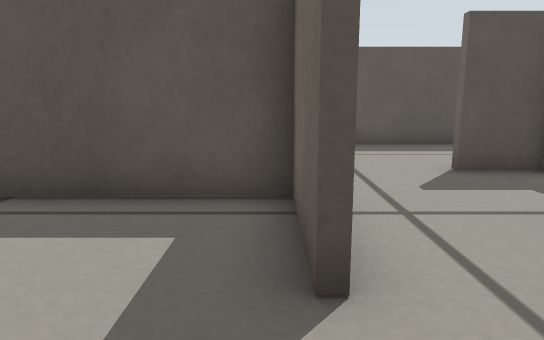
view 1 (above)

16 first-person views from a walk through a robot-simulator world made for Gazebo. The camera is 0.25 m above the floor, tilts 10° down and sees 70° across. The floor is counted in squares, 0.2 m on a side. Each view is taken from the middle of a square. On the plan, view 1 faces up. The plan holds only what a view shows up to about 15 squares ahead; the rest is blank.

view 2
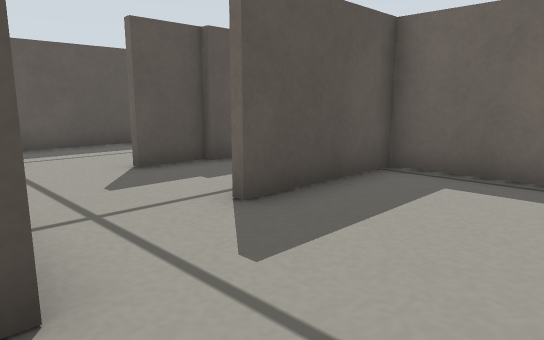

view 3
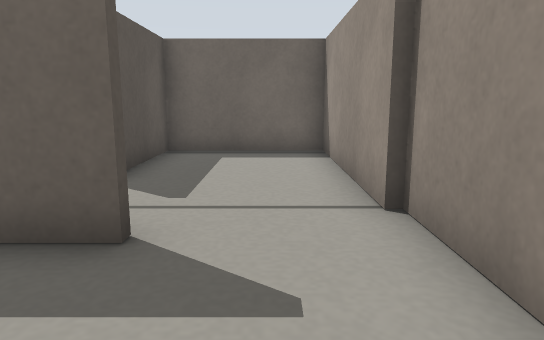

view 4
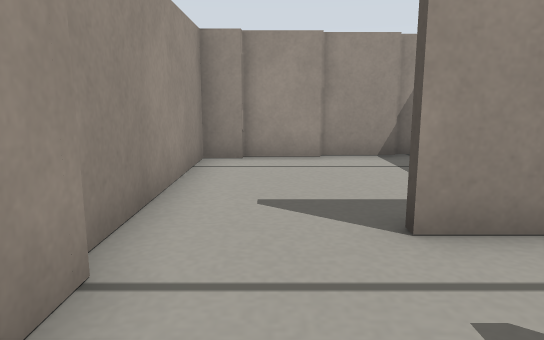

view 5
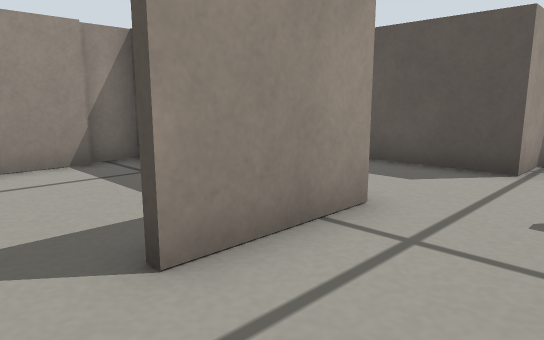

view 6
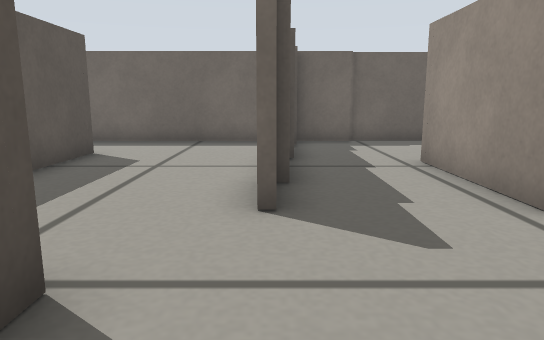

view 7
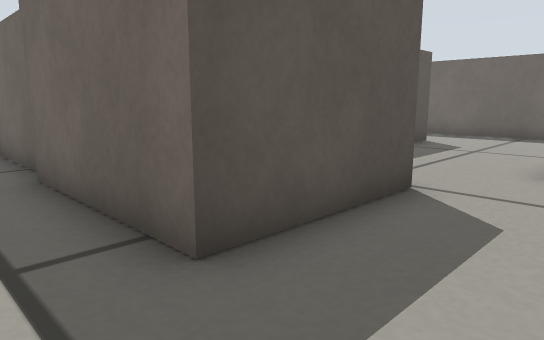

view 8
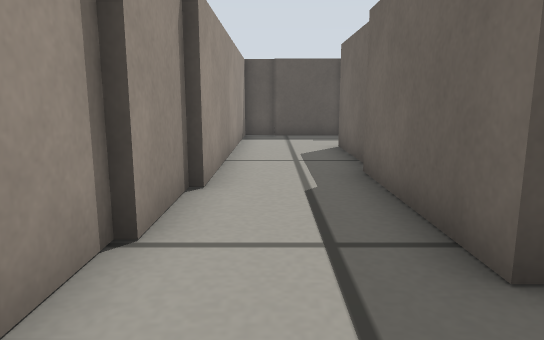

view 9
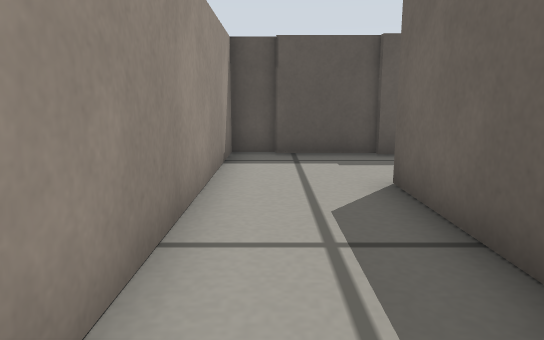

view 10
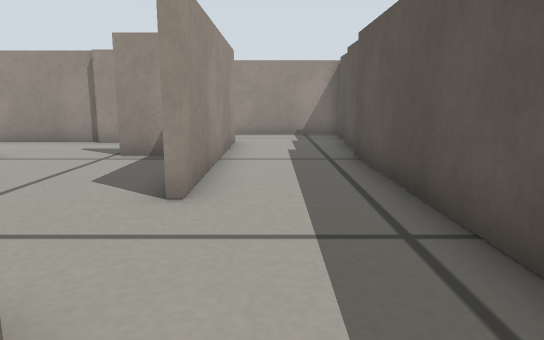

view 11
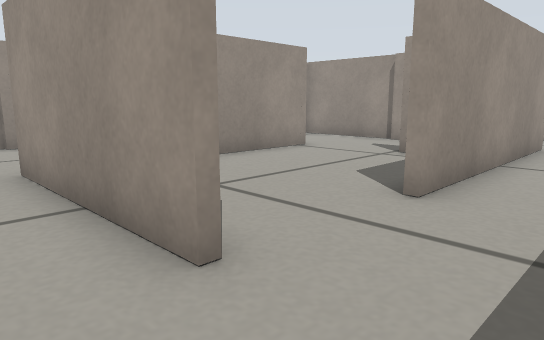

view 12
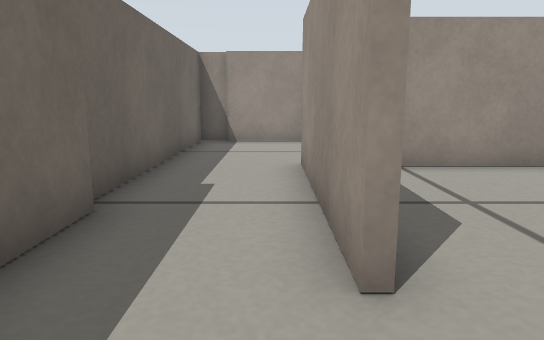

view 13
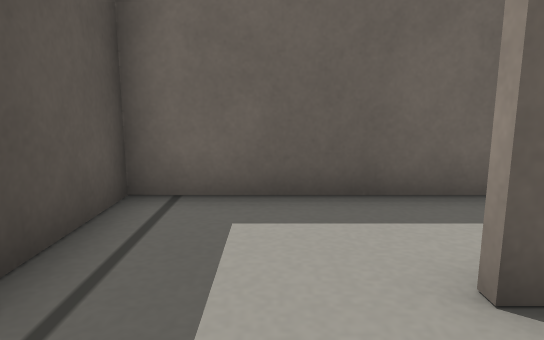

view 14
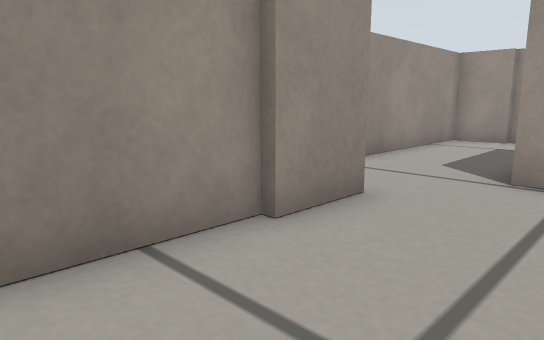

view 15
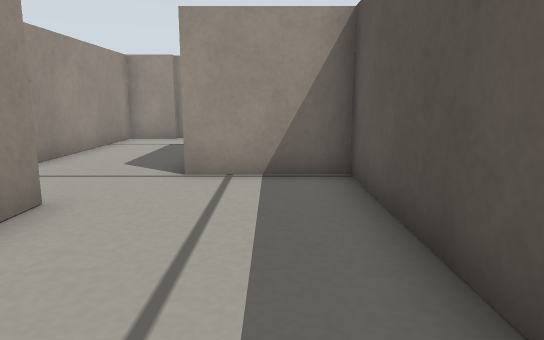

view 16
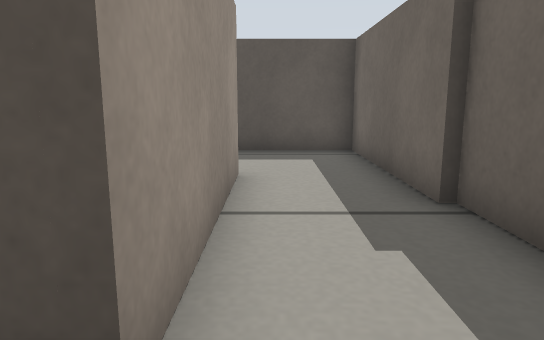

### Floor plan
Points are (right, up) in squares from view 1. A wall is a line through its corners. A room is listed if a view was taken in it or the views show most of it. See-through windows are left out.
Room 1 (views 1, 2, 3)
walls: (0.3, 2.2) (0.3, 5) (-5.2, 5) (-5.2, 3.9); (-4.8, 2.1) (-4.8, 0.2); (-4.6, 0.4) (-4.6, -0.5) (0.5, -0.5); (-5, 4) (-5, 2.1)
ways out: opening at (0, 1.5) to room 2
Room 2 (views 4, 5)
walls: (1.4, -0.3) (6.9, -0.3) (6.9, 3.6) (3.1, 3.6); (0.5, 3.5) (0.5, 2.2); (0.5, -0.5) (1.5, -0.5)
ways out: opening at (0, 1.5) to room 1; opening at (2, 4) to room 3
Room 3 (views 6, 7, 8, 9, 13)
walls: (1.4, 8.5) (-2.4, 8.5) (-2.4, 13); (3.2, 7.2) (5.1, 7.2); (0.5, 5.2) (0.5, 3.5); (5, 6.9) (3.2, 6.9); (5.5, 6.7) (4.9, 6.7); (3.4, 3.9) (7.1, 3.9); (-2.1, 13.5) (-2.1, 16.9) (5.1, 16.9); (-5.2, 6.8) (-5.2, 5.2) (0.1, 5.2); (-5.4, 9.4) (-5.4, 6.6); (-5.2, 11.6) (-5.2, 9.2); (0, 20.2) (-1.5, 20.2); (-1.4, 20.4) (-4, 20.4); (-3.9, 20.6) (-5, 20.6) (-5, 11.5); (8.6, 19.9) (0.9, 19.9)
ways out: opening at (2, 4) to room 2; opening at (3, 8) to room 4; opening at (8, 18) to room 4; opening at (6.5, 18) to room 5; opening at (8, 5.5)
Room 4 (views 10, 11, 12, 14, 15, 16)
walls: (7.8, 6.7) (10.5, 6.7); (11.1, 14.6) (11.1, 19.9) (8.6, 19.9); (5, 7) (7.9, 7); (11.3, 6.5) (11.3, 14.8); (8.4, 16.8) (8.4, 11.4) (1.4, 11.4) (1.4, 8.5)
ways out: opening at (3, 8) to room 3; opening at (8, 18) to room 3
Room 5 (no view inside)
walls: (8.2, 16.2) (8.2, 16.8); (0.9, 15.5) (0.9, 14.4); (1.1, 11.6) (6.5, 11.6)
ways out: opening at (6.5, 18) to room 3; opening at (1, 13) to room 6
Room 6 (no view inside)
walls: (-1.9, 13.4) (-1.9, 12.6); (-2.1, 12.6) (-2.1, 9.4)
ways out: opening at (1, 13) to room 5

Positions as (right, up) in squares from view 1, and headings:
1: (0, 0), facing up
2: (0, 0), facing up-right
3: (-3, 1), facing right
4: (4, 1), facing left
5: (3, 1), facing up-left
6: (-1, 7), facing right
7: (-4, 6), facing up-right
8: (-4, 6), facing up
9: (-4, 11), facing up
10: (10, 18), facing left
11: (10, 19), facing down-left
12: (9, 19), facing down
13: (6, 18), facing right
14: (8, 10), facing down-left
15: (8, 10), facing left
16: (9, 10), facing up
